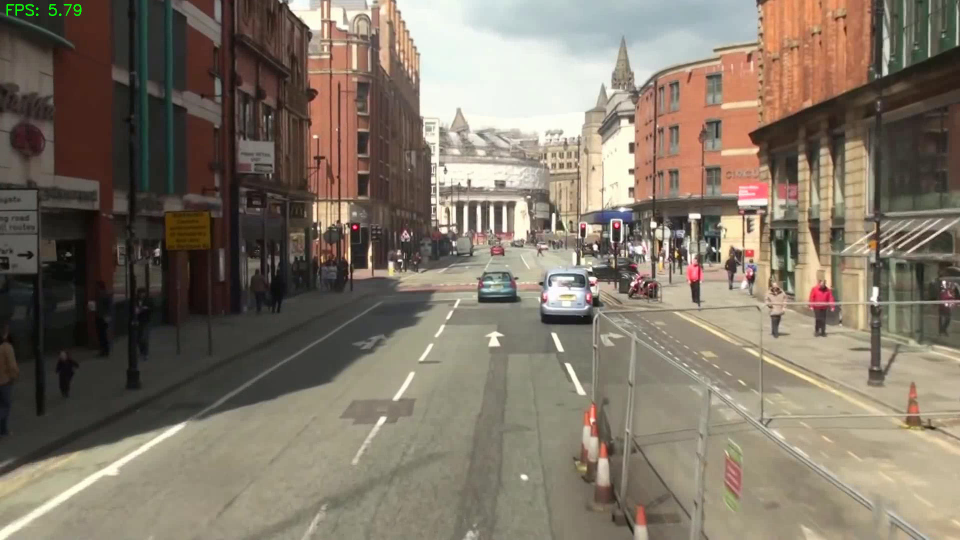
#> input picture frame 1 of YOLOv9/Frames_person.avi, 1920 x 1080 px, given in place of soccer.mp4, which was not available (shown at 1/2 size)
$ jupyter execute --allow-errors Image_Processing.ipynb   (text cells are left out)
#> lines starting #> are read from the running program, lines starting #| are printed output that depends on the picture; pictures that were not available may be replaced by others from this repository, and a replacement may not be noted
[cell 1]
import cv2
import numpy as np

image = cv2.imread('color_splash.jpeg')
#> (the rest of this cell did not finish here and is left out)

[cell 2]
# Import necessary libraries
import cv2
import numpy as np
import matplotlib.pyplot as plt

[cell 3]
# Path to video
# video_path="takeoff_2.mp4"
video_path="takeoff_2.mp4"
video_path="soccer.mp4"
video = cv2.VideoCapture(video_path)

# read only the first frame for drawing a rectangle for the desired object
ret,frame = video.read()
#> frame is the input picture: shape (1080, 1920, 3); mean B, G, R 103.3, 117.4, 128.3
frame = cv2.resize(frame, None, fx = 0.75, fy = 0.75)
#> frame: shape (810, 1440, 3)


# I am giving  big random numbers for x_min and y_min because if you initialize them as zeros whatever coordinate you go minimum will be zero
x_min,y_min,x_max,y_max=36000,36000,0,0


# [20 lines left out: function coordinat_chooser, not called in this run]

cv2.namedWindow('coordinate_screen')
# Set mouse handler for the specified window, in this case, "coordinate_screen" window
cv2.setMouseCallback('coordinate_screen',coordinat_chooser)


while True:
    cv2.imshow("coordinate_screen",frame) # show only first frame

    k = cv2.waitKey(5) & 0xFF # after drawing rectangle press ESC
#> (key Esc is pressed here)
    if k == 27:
        cv2.destroyAllWindows()
        break

[cell 4]
import cv2
import numpy as np
import matplotlib.pyplot as plt

# Path to video
# video_path = "takeoff_2.mp4"
video_path = "soccer.mp4"
video = cv2.VideoCapture(video_path)

# Read the first frame for drawing a rectangle for the desired object
ret, frame = video.read()
frame = cv2.resize(frame, None, fx = 0.75, fy = 0.75)

if not ret:
    print("Failed to read the video.")
    exit()

# Initialize variables for ROI selection
drawing = False  # True if the mouse is pressed
ix, iy = -1, -1  # Initial x, y coordinates of the mouse click
x_min, y_min, x_max, y_max = 0, 0, 0, 0
roi_selected = False  # Flag to check if ROI is selected
roi_gray = None  # To store the grayscale image of ROI
kp1, des1 = None, None  # Keypoints and descriptors of the ROI

# Initialize SIFT detector
sift = cv2.SIFT_create()

# Function to select coordinates by clicking and dragging the mouse
# [36 lines left out: function coordinate_chooser, not called in this run]


# Create a window and set the mouse callback function
cv2.namedWindow('coordinate_screen')
cv2.setMouseCallback('coordinate_screen', coordinate_chooser)

while True:
    # Display the frame with the drawn rectangle
    temp_frame = frame.copy()

    if drawing:
        cv2.rectangle(temp_frame, (x_min, y_min), (x_max, y_max), (0, 255, 0), 1)
    cv2.imshow("coordinate_screen", temp_frame)

    # Press ESC to exit selection mode
    k = cv2.waitKey(5) & 0xFF
#> (key Esc is pressed here)
    if k == 27 or roi_selected:  # Exit loop if ESC is pressed or ROI is selected
        break

# Start tracking if ROI is selected
if roi_selected:
    # Prepare the matcher
    index_params = dict(algorithm=1, trees=5)
    search_params = dict(checks=50)
    flann = cv2.FlannBasedMatcher(index_params, search_params)

    # Tracking loop
    while video.isOpened():
        ret, frame = video.read()
        frame = cv2.resize(frame, None, fx = 0.75, fy = 0.75)

        if not ret:
            break

        # Convert the current frame to grayscale
        gray_frame = cv2.cvtColor(frame, cv2.COLOR_BGR2GRAY)

        # Detect keypoints and descriptors in the current frame
        kp2, des2 = sift.detectAndCompute(gray_frame, None)

        # Match descriptors using FLANN matcher
        if des2 is not None:
            matches = flann.knnMatch(des1, des2, k=2)

            # Apply ratio test to filter good matches
            good_matches = []
            for m, n in matches:
                if m.distance < 0.7 * n.distance:
                    good_matches.append(m)

            # Minimum number of good matches required to track the object
            if len(good_matches) > 10:
                # Get the keypoints from the good matches
                src_pts = np.float32([kp1[m.queryIdx].pt for m in good_matches]).reshape(-1, 1, 2)
                dst_pts = np.float32([kp2[m.trainIdx].pt for m in good_matches]).reshape(-1, 1, 2)

                # Find the perspective transformation
                M, mask = cv2.findHomography(src_pts, dst_pts, cv2.RANSAC, 5.0)

                # Draw tracked object if homography is found
                if M is not None:
                    h, w = roi_gray.shape
                    pts = np.float32([[0, 0], [0, h], [w, h], [w, 0]]).reshape(-1, 1, 2)
                    dst = cv2.perspectiveTransform(pts, M)
                    frame = cv2.polylines(frame, [np.int32(dst)], True, (0, 255, 0), 3, cv2.LINE_AA)

        # Display the frame with the tracked object
        cv2.imshow("SIFT Tracking", frame)

        # Press ESC to exit
        k = cv2.waitKey(30) & 0xFF
        if k == 27:
            break

# Release resources
video.release()
cv2.destroyAllWindows()

[cell 5]
# Path to video
video_path = "soccer.mp4"
video = cv2.VideoCapture(video_path)

# Read the first frame for drawing a rectangle for the desired object
ret, frame = video.read()
frame = cv2.resize(frame, None, fx = 0.75, fy = 0.75)
print(y_min,y_max,x_min,x_max)
plt.imshow(frame)

[cell 6]
# take region of interest ( take inside of rectangle )
roi_image=frame[y_min:y_max,x_min:x_max]
#> roi_image = empty array
#> `frame_gray=cv2.cvtColor(frame,cv2.COLOR_BGR2GRAY)`:
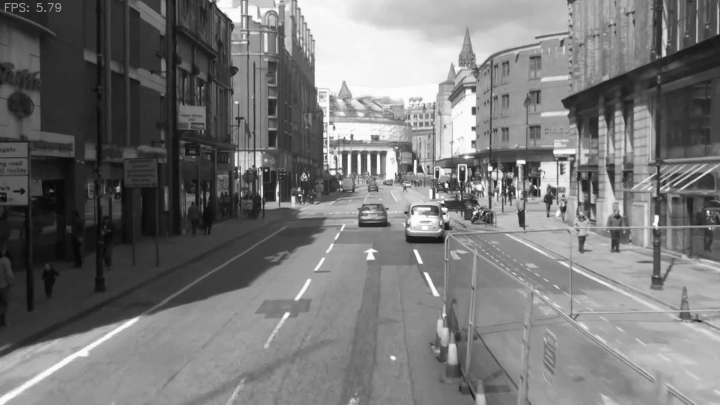
#> frame_gray: shape (810, 1440) (shown at 1/2 size); min 2, max 255, mean 119
#> `keypoints_2, descriptors_2 = sift.detectAndCompute(frame_gray, None)`: keypoints_2 = 4875 keypoints; strongest (x, y, size): (893, 371, 5.1), (980, 337, 6.2), (1041, 324, 10), (599, 390, 3.2)

# convert roi to grayscale, SIFT Algorithm works with grayscale images
#> (the rest of this cell did not finish here and is left out)

[cell 7]
# create SIFT algorithm object
sift = cv2.SIFT_create()

# find roi's keypoints and descriptors
#> (the rest of this cell did not finish here and is left out)

[cell 8]
# visualize key points
plt.subplot(121)
#> (the rest of this cell did not finish here and is left out)

[cell 9]
# Path to the video
video_path="soccer.mp4"
video = cv2.VideoCapture(video_path)

# matcher object
bf = cv2.BFMatcher()

#> (the rest of this cell did not finish here and is left out)


$ run again, starting later in the video
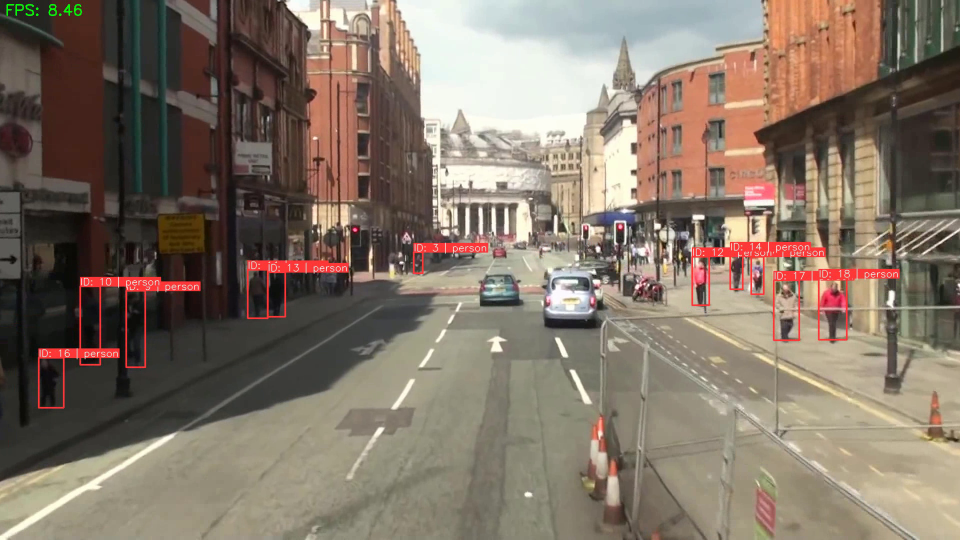
#> input picture frame 4 of YOLOv9/Frames_person.avi, 1920 x 1080 px, given in place of soccer.mp4, which was not available (shown at 1/2 size)
#> frame is the input picture: shape (1080, 1920, 3); mean B, G, R 102.9, 116.4, 130.7
#> frame: shape (810, 1440, 3)
#> roi_image = empty array
#> `frame_gray=cv2.cvtColor(frame,cv2.COLOR_BGR2GRAY)`:
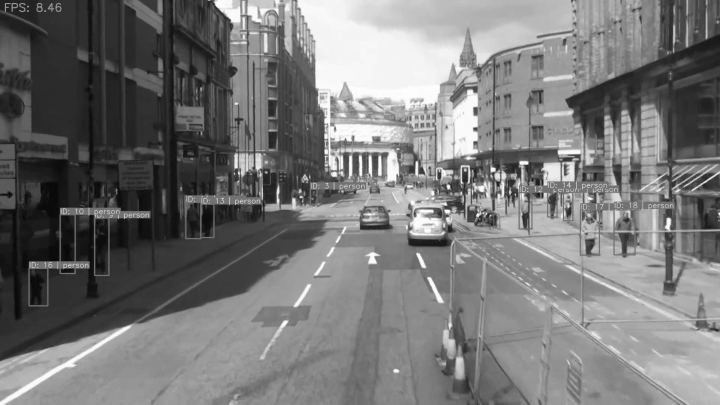
#> frame_gray: shape (810, 1440) (shown at 1/2 size); min 4, max 255, mean 119
#> keypoints_2 = 5035 keypoints; strongest (x, y, size): (897, 374, 5.2), (986, 339, 6.3), (602, 394, 3.2), (1053, 325, 5.3)

$ run again, starting later in the video
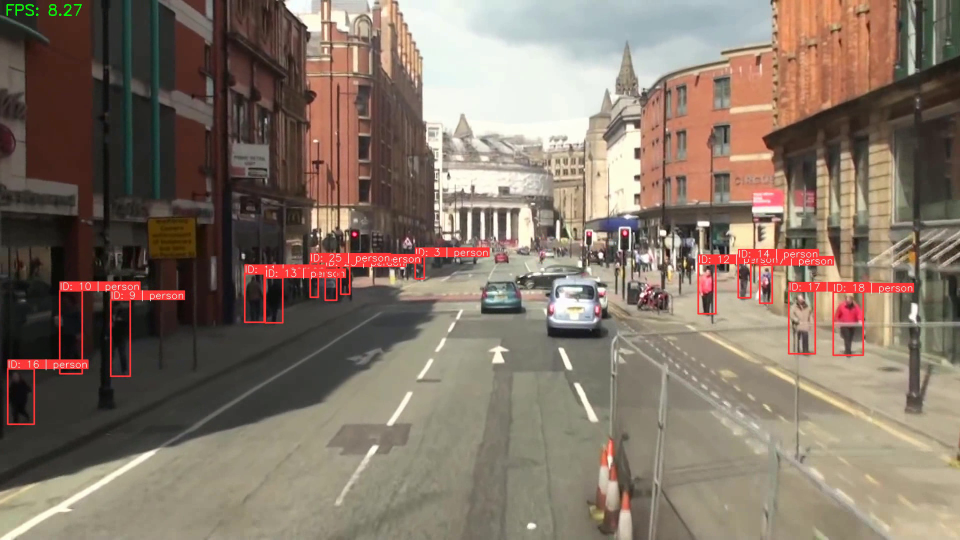
#> input picture frame 8 of YOLOv9/Frames_person.avi, 1920 x 1080 px, given in place of soccer.mp4, which was not available (shown at 1/2 size)
#> frame is the input picture: shape (1080, 1920, 3); mean B, G, R 103.2, 116.4, 131.7
#> frame: shape (810, 1440, 3)
#> roi_image = empty array
#> `frame_gray=cv2.cvtColor(frame,cv2.COLOR_BGR2GRAY)`:
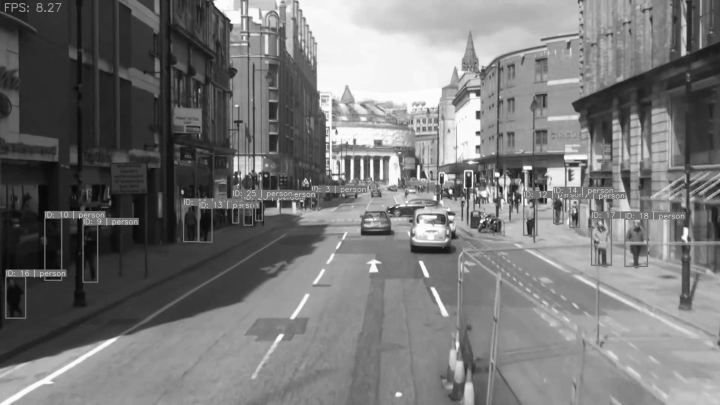
#> frame_gray: shape (810, 1440) (shown at 1/2 size); min 1, max 255, mean 119.4
#> keypoints_2 = 4622 keypoints; strongest (x, y, size): (901, 383, 5.3), (994, 349, 6.4), (1060, 335, 5.7), (1053, 336, 10)
